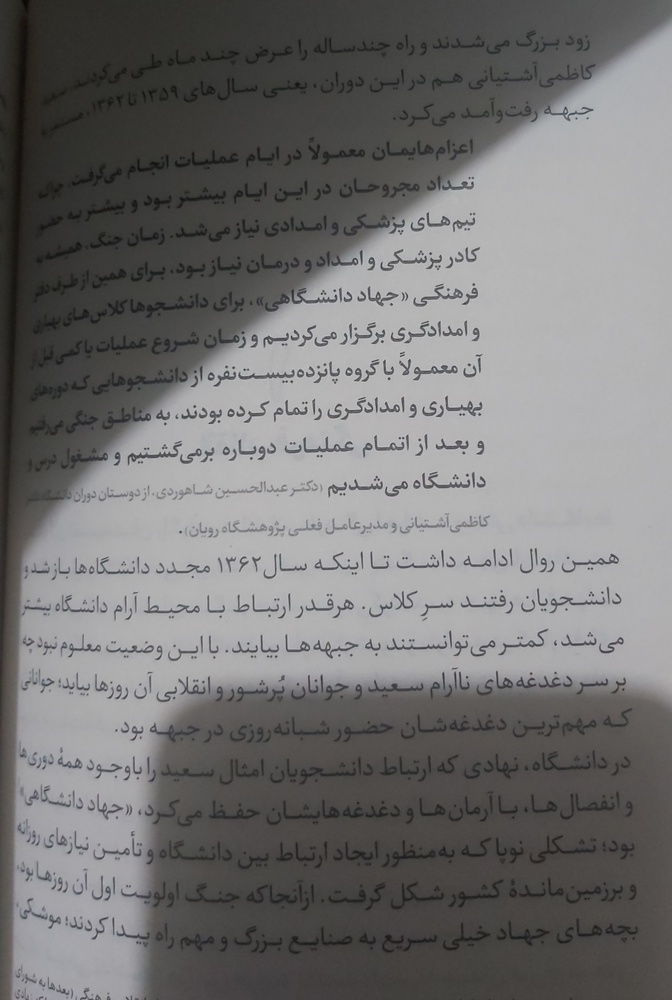
#> input picture HW8/tamrin8/royan.jpg, 672 x 1000 px, shrunk from 3540 x 5267 before the run
$ jupyter execute --allow-errors 'HW[8].ipynb'   (shell and % lines are left out)
#> lines starting #> are read from the running program, lines starting #| are printed output that depends on the picture; after the words box and inside, x2 and y2 are one past the last pixel; in counts of white or black regions, pixels touching at a corner belong together
# Q2

[cell 1]
import numpy as np
import cv2
import matplotlib.pyplot as plt

img = np.array([
    [0,1,0,0,1],
    [0,1,0,0,1],
    [0,1,1,1,1],
    [0,1,1,1,1],
    [0,1,0,0,1],
    [0,1,0,0,1],
]).astype('uint8')

strc_elem = np.array([
    [0,1],
    [1,1]
]).astype('uint8')

[cell 2]
# first time
# erode :
img = cv2.erode(img ,strc_elem , cv2.BORDER_CONSTANT, iterations=1)
plt.imshow(img)

[cell 3]
# dilate :
img = cv2.dilate(img ,strc_elem , cv2.BORDER_CONSTANT, iterations=1)
plt.imshow(img)
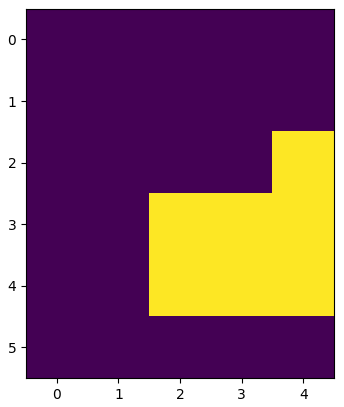
#> figure drawn by matplotlib, 1 panel

[cell 4]
# second time
# erode :
img = cv2.erode(img ,strc_elem , cv2.BORDER_CONSTANT)
plt.imshow(img)
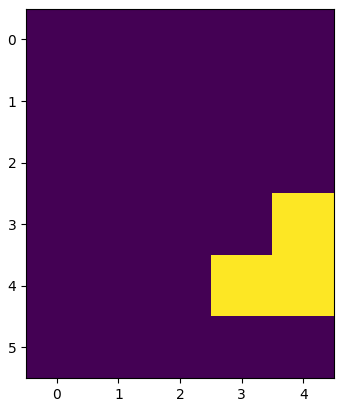
#> figure drawn by matplotlib, 1 panel

[cell 5]
# dilate :
img = cv2.dilate(img ,strc_elem , cv2.BORDER_CONSTANT)
plt.imshow(img)
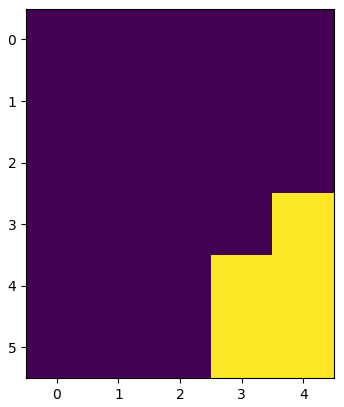
#> figure drawn by matplotlib, 1 panel

# **الف:**

[cell 6]
# Import required packages
import cv2
import pytesseract
from google.colab.patches import cv2_imshow
from PIL import Image
from matplotlib import pyplot as plt

##################### your code ################################
img = cv2.imread("royan.jpg")
#> img is the input picture: shape (1000, 672, 3); mean B, G, R 115.3, 115.6, 116.4
plt.imshow(img)

[cell 7]
img.shape
#> Out = (1000, 672, 3)

[cell 8]
# convert image to gray
gray = cv2.cvtColor(img, cv2.COLOR_BGR2GRAY)
plt.imshow(gray , cmap='gray')

[cell 9]
# applying otsu
ret,otsu_thresh = cv2.threshold(gray,127,200,cv2.THRESH_BINARY)
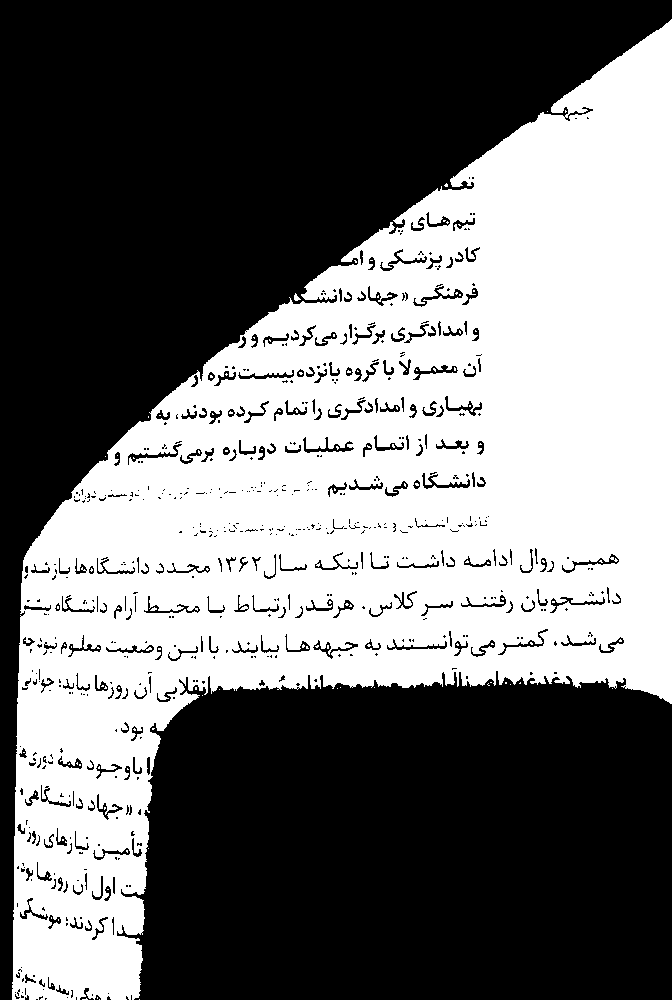
#> otsu_thresh: shape (1000, 672); values 0 (black) and 200 (white), 44.5% white; 113 white regions (111 under 20 px), largest, box (x1, y1, x2, y2) and area: (12, 19, 672, 1000) 298801, (294, 293, 301, 301) 31

plt.imshow(otsu_thresh,cmap = 'gray')

[cell 10]
# applying adaptive otsu
ada_otsu_thresh = cv2.adaptiveThreshold(gray, 255, cv2.MORPH_RECT, cv2.THRESH_BINARY, 11, 2)
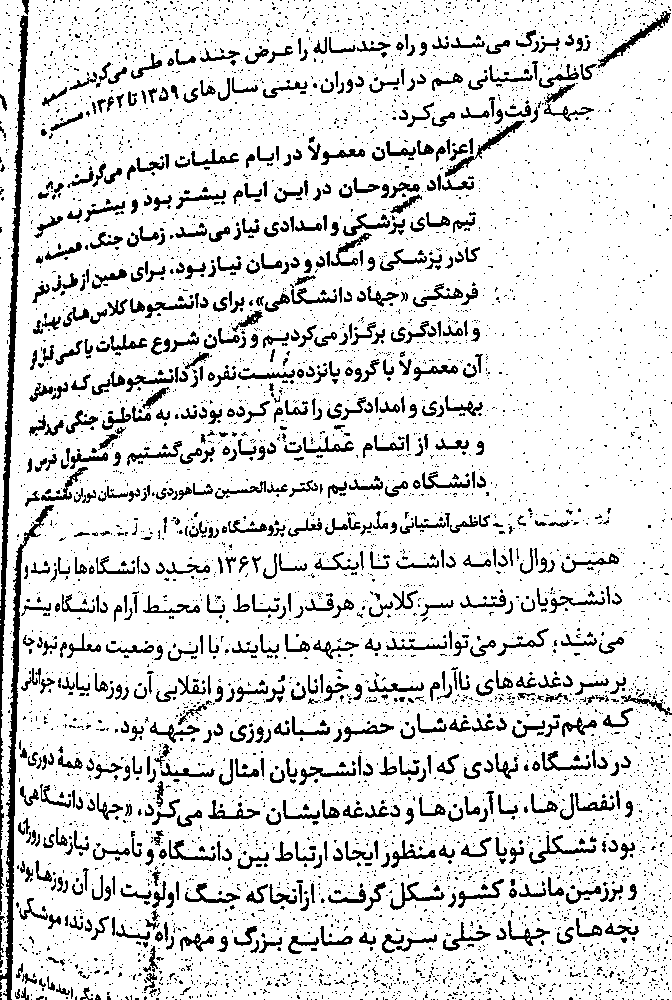
#> ada_otsu_thresh: shape (1000, 672); 86.7% white; 5879 black regions (5113 under 20 px), largest, box (x1, y1, x2, y2) and area: (0, 15, 28, 848) 3963, (0, 505, 54, 1000) 2921, (598, 11, 671, 68) 557

plt.imshow(ada_otsu_thresh, cmap='gray')

[cell 11]
# using pytesseract
def use_pytesseract (img_path):
  extractedInformation = pytesseract.image_to_string(img_path, lang='fas')
  return extractedInformation

#> (a cell that did not finish here is left out)

[cell 13]
kernel = cv2.getStructuringElement(cv2.MORPH_CROSS,(3,3))
erod = cv2.erode(ada_otsu_thresh,kernel ,iterations = 1)
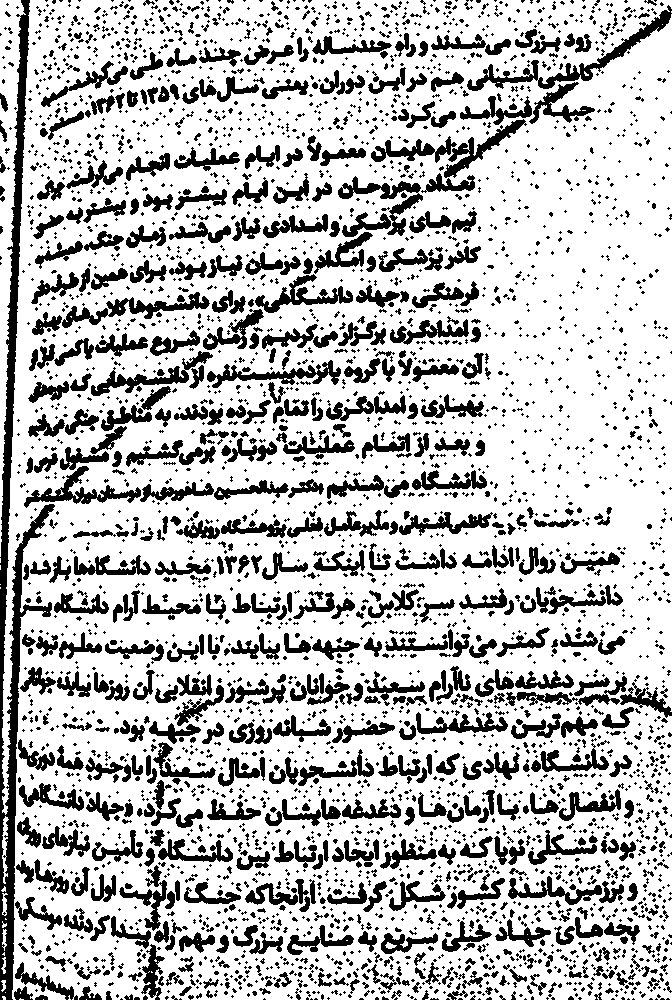
#> erod: shape (1000, 672); 74.6% white; 3842 black regions (3010 under 20 px), largest, box (x1, y1, x2, y2) and area: (0, 0, 55, 1000) 10428, (467, 5, 672, 91) 2157, (62, 292, 210, 328) 1436
dilation = cv2.dilate(erod,kernel,iterations = 1)
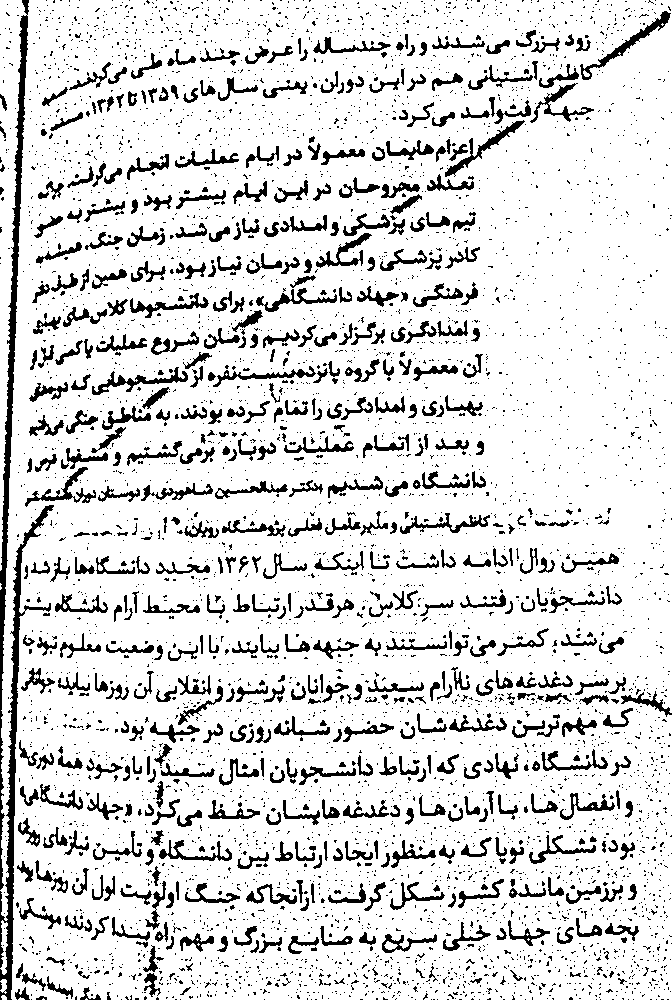
#> dilation: shape (1000, 672); 85.9% white; 5199 black regions (4622 under 20 px), largest, box (x1, y1, x2, y2) and area: (0, 0, 29, 890) 4237, (0, 505, 54, 1000) 3349, (580, 11, 671, 80) 746

plt.imshow(dilation ,cmap='gray')

#> (a cell that did not finish here is left out)

[cell 15]
################################################################
# Finding contours
# result = result otso|adaptive algorithm
# print(pytesseract.image_to_string( result , lang='fas'))

image_path_in_colab='royan.jpg'
#> (the rest of this cell did not finish here and is left out)

# **ب:**

[cell 16]
# Import required packages
import cv2
import pytesseract
from google.colab.patches import cv2_imshow
from PIL import Image
##################### your code ################################
img = cv2.imread("mypic.png")
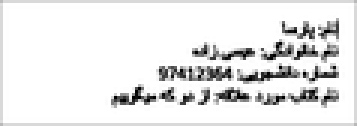
#> input picture HW8/tamrin8/mypic.png, 119 x 42 px, shrunk from 626 x 220 before the run (shown 3 times larger)
#> img is the input picture: shape (42, 119, 3); min 0, max 255, mean 231.9

[cell 17]
# convert image to gray
gray = cv2.cvtColor(img, cv2.COLOR_BGR2GRAY)
#> gray: shape (42, 119)

[cell 18]
# applying otsu
ret,otsu_thresh = cv2.threshold(gray,127,200,cv2.THRESH_BINARY)
#> otsu_thresh: shape (42, 119); values 0 (black) and 200 (white), 92.1% white; black in thin lines or dots, all inside (x1, y1, x2, y2) = (37, 7, 113, 35)

plt.imshow(otsu_thresh,cmap = 'gray')

[cell 19]
# Structuring element
KERNEL_LENGTH = 3
KERNEL_SIZE = (KERNEL_LENGTH,KERNEL_LENGTH)

rect = cv2.getStructuringElement ( cv2.MORPH_RECT , KERNEL_SIZE)
ellipse = cv2.getStructuringElement ( cv2.MORPH_ELLIPSE , KERNEL_SIZE)
cross = cv2.getStructuringElement ( cv2.MORPH_CROSS , KERNEL_SIZE)

structuring_elements = [
    rect ,
    ellipse ,
    cross
]

structuring_elements_names = [
    "rect" ,
    "ellipse" ,
    "cross"
]

[cell 20]
# Dilation
f, axarr = plt.subplots(1, 3)

for i in range(len(structuring_elements)):

  dilation = cv2.dilate(otsu_thresh , structuring_elements[i] , iterations = 1)

  axarr[i].imshow(dilation, cmap = 'gray')
  axarr[i].set_title(structuring_elements_names[i])
  axarr[i].axis('off')
#> this loop made 3 passes
#> pass 2, `dilation = cv2.dilate(otsu_thresh , structuring_elements[i] , iteratio..`:
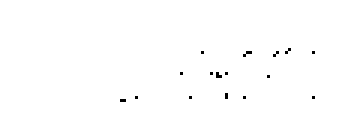
#> dilation: shape (42, 119) (shown 3 times larger); values 0 (black) and 200 (white), 99.5% white; black in thin lines or dots, all inside (x1, y1, x2, y2) = (40, 16, 105, 34)


plt.show()

[cell 21]
dilation = cv2.dilate(otsu_thresh , structuring_elements[1] , iterations = 1)

[cell 22]
################################################################
# Finding contours
im2 = img.copy()
contours, hierarchy = cv2.findContours(dilation, cv2.RETR_EXTERNAL,cv2.CHAIN_APPROX_NONE)
#> contours = 1 contour; box (x1, y1, x2, y2) and area: (0, 0, 119, 42) 4838

#> (the rest of this cell did not finish here and is left out)
